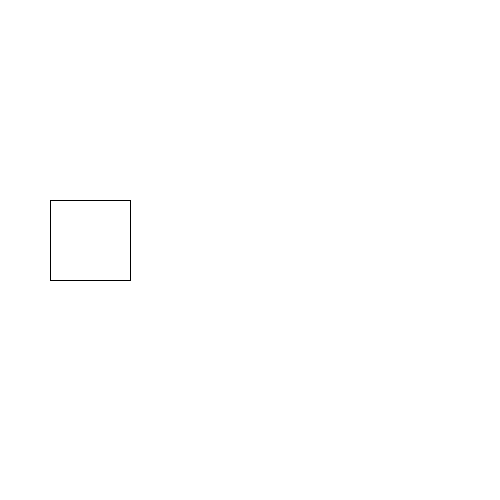
Frame 1 (no input)
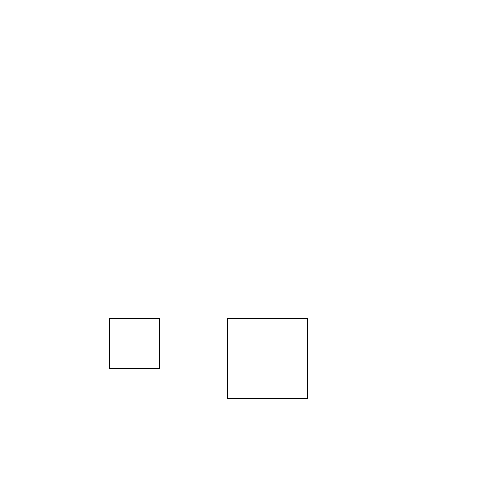
Frame 60 (the mouse pressed at the canvas centre just before this capture)
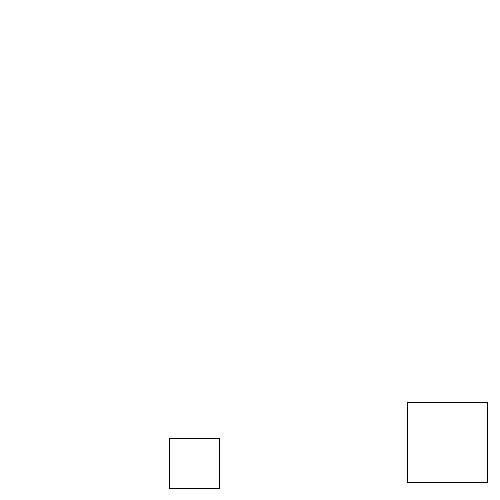
Frame 120 (the mouse held since frame 60 and released just before this capture)

The Processing sketch that drew these frames (run headless with seeded random() and noise(); from frame 60 on, the mouse is pressed at the canvas centre):

// Processing sketch: work1
// ── work1.pde
float small_x = 50;       // 小さな正方形のX座標
float small_y = 200;      // 小さな正方形のY座標
float big_x = 50;         // 大きな正方形のX座標
float big_y = 200;        // 大きな正方形のY座標

float small_speed_x = 1;  // 小さな正方形のX座標方向への移動量
float small_speed_y = 2;  // 小さな正方形のY座標方向への移動量
float big_speed_x = 3;    // 大きな正方形のX座標方向への移動量
float big_speed_y = 2;    // 大きな正方形のY座標方向への移動量

int small_size = 50;      // 小さな正方形の一辺の長さ
int big_size = 80;        // 大きな正方形の一辺の長さ

int small_state = 0;      // 小さな正方形の状態
int big_state = 0;        // 大きな正方形の状態

int click_counter = 0;    // 正方形がクリックされた回数

boolean small, big=false;

void setup() {
  size(500, 500);
  background(255, 255, 255);
}

void draw() {
  background(255, 255, 255);
  //小さな正方形
  if (small_state==0) {
    fill(255, 255, 255);
  }

  if (small_state==3) {
    fill(255, 255, 255);
  }
 
  if (small_state==1) {    
    fill(0, 255, 0);
  }

  if (small_state==2) {
    fill(255, 0, 0);
  }

  square(small_x, small_y, small_size);

  //大きな正方形//
  if ( big_state==0) {
    fill(255, 255, 255);
  }
  if (big_state==1) {    
    fill(0, 255, 0);
  }
  if ( big_state==2) {
    fill(255, 0, 0);
  }
   if ( big_state==3) {
    fill(255, 255, 255);
  }
  square(big_x, big_y, big_size);

  small_x+=small_speed_x;
  small_y+=small_speed_y;
  big_x+=big_speed_x;
  big_y+=big_speed_y;

  //動き
  if (small_x<0) {
    small_speed_x=-small_speed_x;
  }
  if (big_x<0) {
    big_speed_x=-big_speed_x;
  }

  if (small_x+small_size>=500) {
    small_speed_x=-small_speed_x;
  }
  if (big_x+big_size>=500) {
    big_speed_x=-big_speed_x;
  }  
  if (small_y<0) {
    small_speed_y=-small_speed_y;
  }
  if (big_y<0) {
    big_speed_y=-big_speed_y;
  }
  if (small_y+small_size>=500) {
    small_speed_y=-small_speed_y;
  }
  if (big_y+big_size>=500) {
    big_speed_y=-big_speed_y;
  }
}



void mousePressed() {
  if (mouseX>=small_x&&mouseX<small_x+small_size&&mouseY>=small_y&&mouseY<small_y+small_size) {
    small_state=small_state%3+1;
    click_counter+=1;
    println("クリック"+click_counter+"回目");
  }

  if (mouseX>=big_x&&mouseX<big_x+big_size&&mouseY>=big_y&&mouseY<big_y+big_size) {
    big_state=big_state%3+1;
    click_counter+=1;
    println("クリック"+click_counter+"回目");
  }
  // println(small);
  // println(big);
  //println(small_state,big_state);
}
